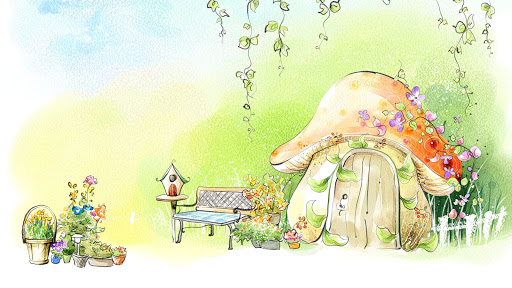
//> input picture 开课吧opencv_demo/house.jpg, 512 x 288 px
$ ./morphology   (built with g++ and OpenCV 4)
//> lines starting //> are read from the running program, lines starting //| are printed output that depends on the picture; after the words box and inside, x2 and y2 are one past the last pixel; in counts of white or black regions, pixels touching at a corner belong together
#include <opencv2/opencv.hpp>
#include <iostream>
using namespace std;
using namespace cv;

int main()
{
    Mat srcImg = imread("../house.jpg");
//> srcImg is the input picture: 288 rows x 512 cols, CV_8UC3; mean B, G, R 193.8, 233, 227.3

    Mat outImg;
    // 定义结构元（卷积核，掩码）
    // 矩形 交叉 椭圆 三种结构元
    Mat structEle = getStructuringElement(MORPH_RECT, Size(15, 15));

    Mat binaryImg;
    cvtColor(srcImg, binaryImg, COLOR_RGB2GRAY);
    threshold(binaryImg, binaryImg, 0, 255, THRESH_BINARY | THRESH_OTSU);
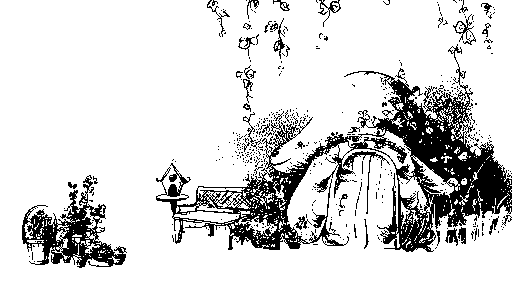
//> binaryImg: 288 rows x 512 cols, CV_8UC1; 83.8% white; 458 black regions (422 under 20 px), largest, box (x1, y1, x2, y2) and area: (156, 44, 512, 252) 17214, (22, 175, 127, 268) 3300, (343, 151, 390, 214) 279


    // 进行腐蚀操作
    // erode(srcImg, outImg, structEle);

    // 进行膨胀操作
    // dilate(srcImg, outImg, structEle);

    /*
        形态学操作函数
        MORPH_ERODE    = 0  腐蚀
        MORPH_DILATE   = 1  膨胀
        MORPH_OPEN     = 2  开运算
        MORPH_CLOSE    = 3  闭运算
        MORPH_GRADIENT = 4  形态学梯度
        MORPH_TOPHAT   = 5  顶帽
        MORPH_BLACKHAT = 6  黑帽
        MORPH_HITMISS  = 7  击中不击中
    */
    Mat openImg;
    morphologyEx(srcImg, openImg,MORPH_OPEN,structEle);
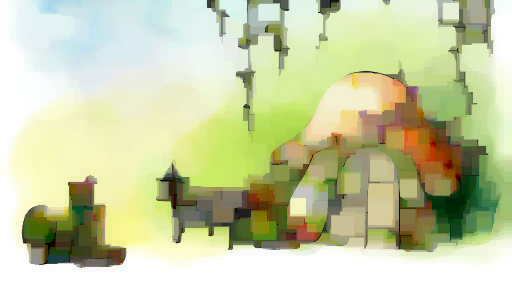
//> openImg: 288 rows x 512 cols, CV_8UC3; mean B, G, R 164, 205.3, 199.4

    Mat closeImg;
    morphologyEx(srcImg, closeImg, MORPH_CLOSE, structEle);
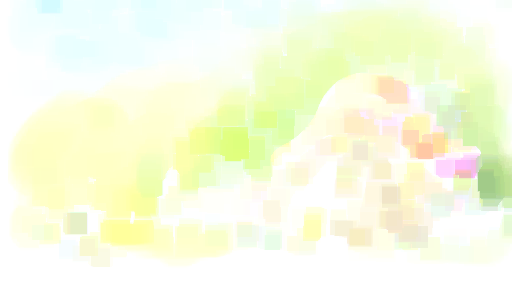
//> closeImg: 288 rows x 512 cols, CV_8UC3; mean B, G, R 225, 252.5, 247.7

    Mat gradImg;
    morphologyEx(srcImg, gradImg, MORPH_GRADIENT, structEle);
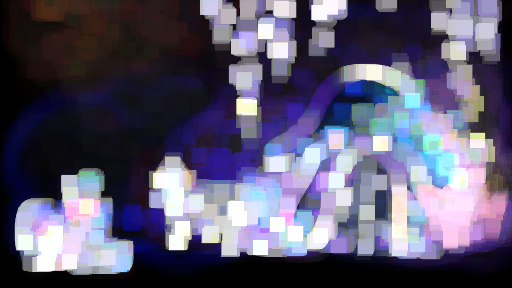
//> gradImg: 288 rows x 512 cols, CV_8UC3; mean B, G, R 111.3, 88, 91.5

    Mat topHatImg;
    morphologyEx(srcImg, topHatImg, MORPH_TOPHAT, structEle);
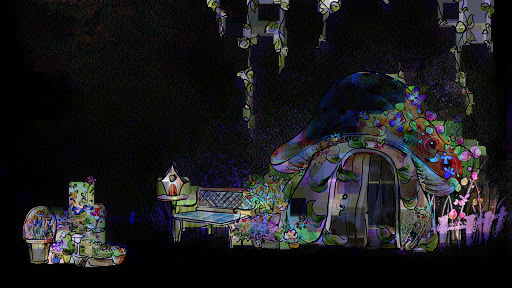
//> topHatImg: 288 rows x 512 cols, CV_8UC3; mean B, G, R 29.8, 27.7, 27.9

    Mat blackHatImg;
    morphologyEx(srcImg, blackHatImg, MORPH_BLACKHAT, structEle);
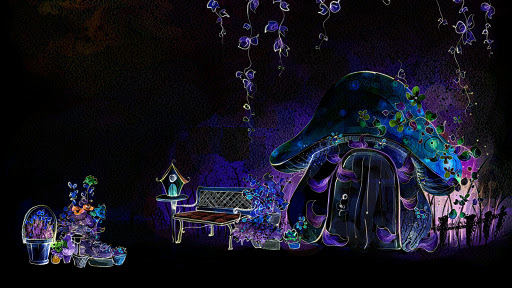
//> blackHatImg: 288 rows x 512 cols, CV_8UC3; mean B, G, R 31.2, 19.5, 20.5

    Mat hitMissImg;
    morphologyEx(binaryImg, hitMissImg, MORPH_HITMISS, structEle);
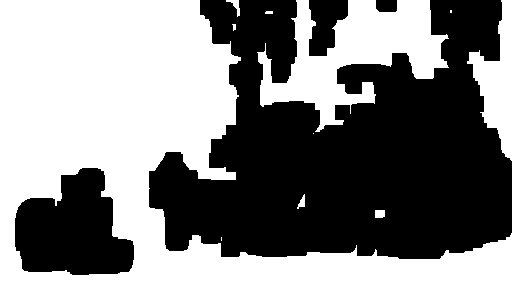
//> hitMissImg: 288 rows x 512 cols, CV_8UC1; 50.8% white; 4 black regions, box (x1, y1, x2, y2) and area: (149, 0, 512, 259) 61858, (15, 168, 134, 275) 8881, (309, 0, 348, 56) 1542, (376, 0, 397, 12) 245


    imshow("srcImg", srcImg);
    imshow("openImg", openImg);
    imshow("closeImg", closeImg);
    imshow("gradImg", gradImg);
    imshow("topHatImg", topHatImg);
    imshow("blackHatImg", blackHatImg);
    imshow("hitMissImg", hitMissImg);


    waitKey(0);
    return 0;
}

$ run again, with 开课吧opencv_demo/3.jpg copied over 开课吧opencv_demo/house.jpg
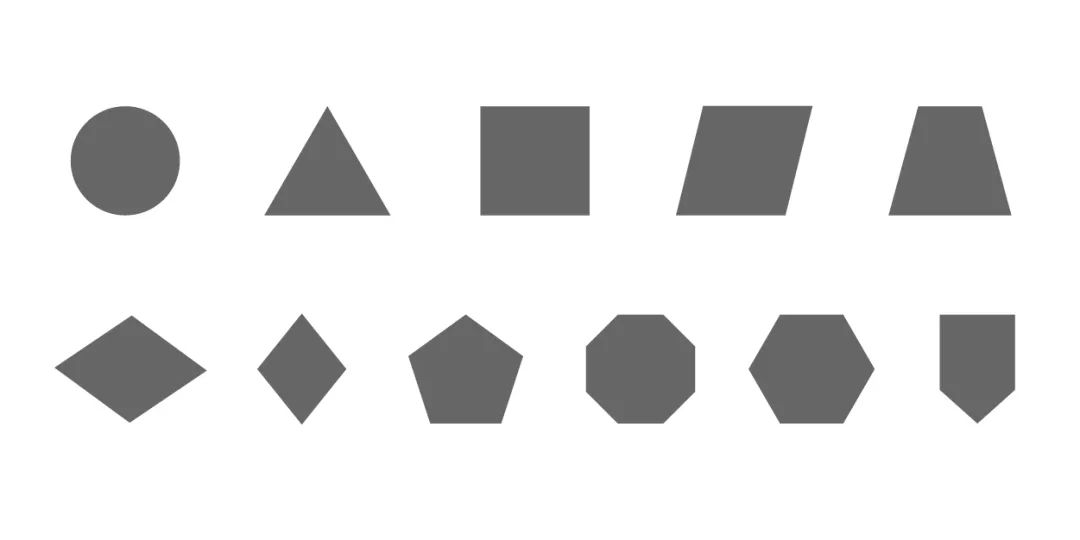
//> input picture 开课吧opencv_demo/3.jpg, 1080 x 540 px
//> srcImg is the input picture: 540 rows x 1080 cols, CV_8UC3; min 79, max 255, mean 228.9
//> `threshold(binaryImg, binaryImg, 0, 255, THRESH_BINARY | THRESH_OTSU);`:
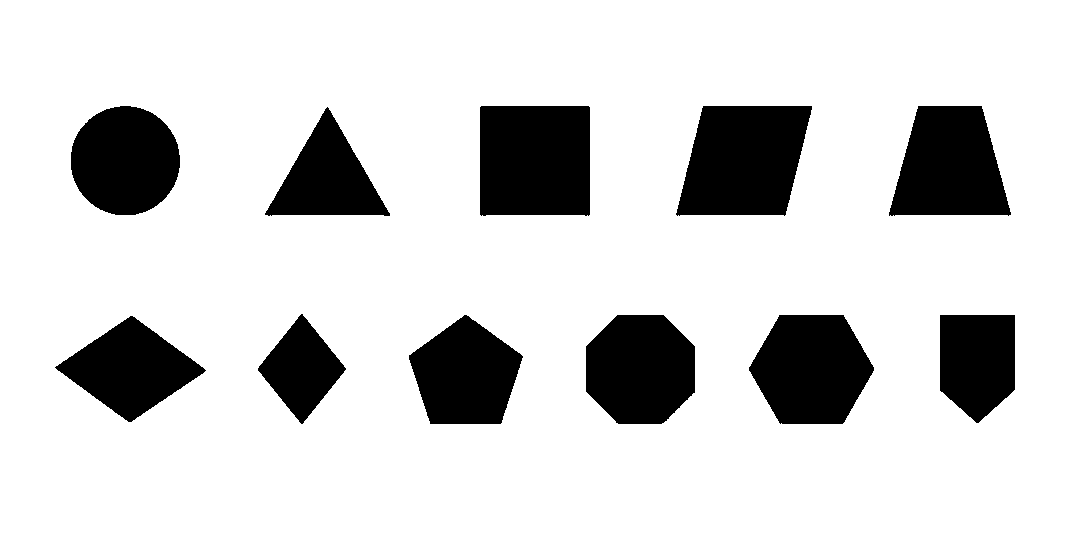
//> binaryImg: 540 rows x 1080 cols, CV_8UC1; 83% white; 11 black regions, largest, box (x1, y1, x2, y2) and area: (480, 106, 590, 216) 11995, (676, 106, 812, 216) 11944, (749, 315, 874, 424) 10323
//> `morphologyEx(binaryImg, hitMissImg, MORPH_HITMISS, structEle);`:
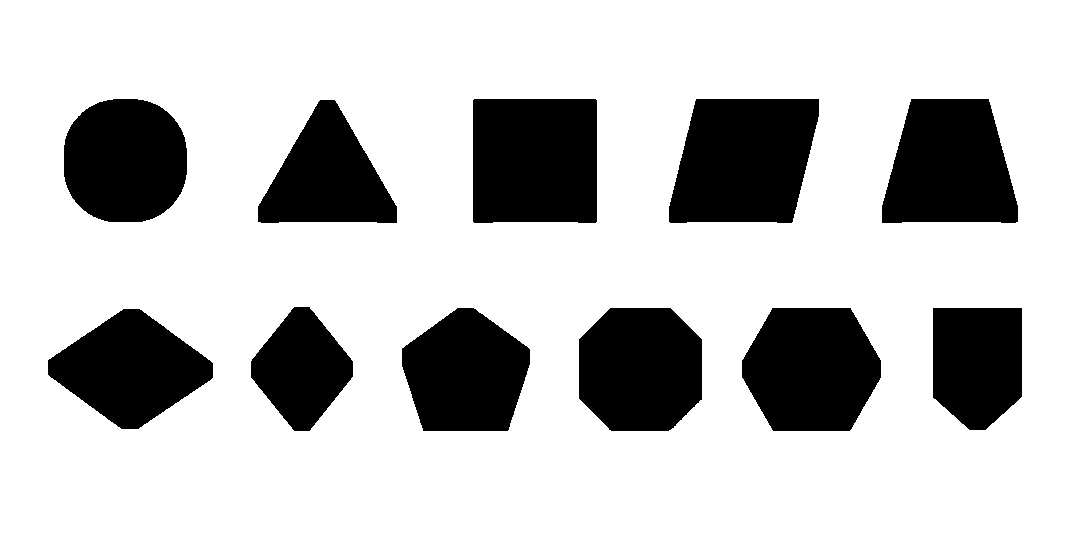
//> hitMissImg: 540 rows x 1080 cols, CV_8UC1; 76.7% white; 11 black regions, largest, box (x1, y1, x2, y2) and area: (669, 99, 819, 223) 15599, (473, 99, 597, 223) 15287, (742, 308, 881, 431) 13796
